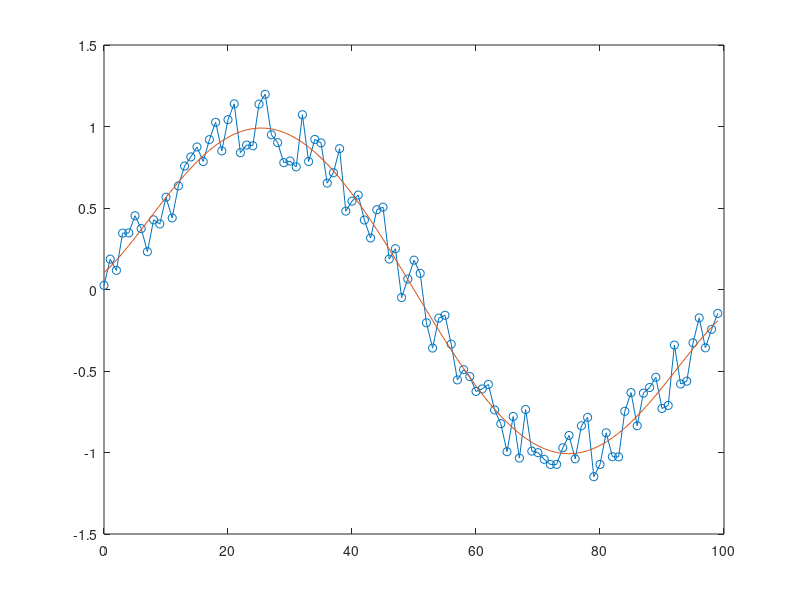

Recreate this plot in MATLAB.
clear all
close all
clc

d = csvread('data.csv');

tIn = d(:,1);
sigIn = d(:,2);
tOut = d(:,3);
sigOut = d(:,4);

figure
plot(tIn,sigIn,'o-',tOut,sigOut)